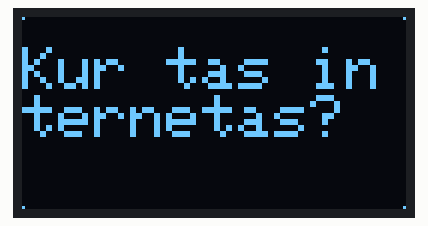
The sketch below on a simulated ESP8266 (NodeMCU). Shown: 128×64 one-colour display. WiFi joins after 1.5 s; servers stay silent unless stated; uploads are accepted with an empty reply; what the sketch prints to the serial monitor is not drawn.

Above: at 0.1 s.
At 2.3 s:
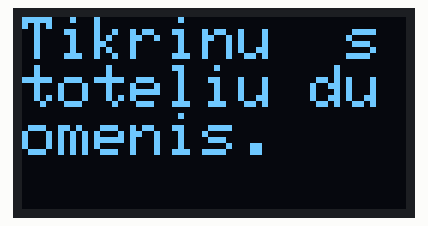
At 4.5 s:
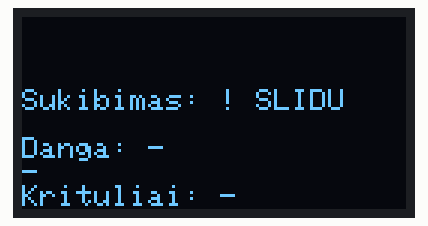

Measured:
- what the display in image 0 shows lasts 2.0 s, from 0.1 s to 2.1 s
- what the display in image 1 shows lasts 2.2 s, from 2.2 s to 4.4 s
- what the display in image 2 shows lasts 5.2 s, from 4.5 s to 9.7 s

The sketch:

road-state.ino
```cpp
#include <Wire.h>
#include <Adafruit_SSD1306.h>
#include <Adafruit_GFX.h>
// OLED display pins: VCC, GND, SCL, SDA

#include <ESP8266WiFi.h>
#include <ESP8266HTTPClient.h>
#include <ArduinoJson.h>

// OLED display TWI address
#define OLED_ADDR   0x3C
Adafruit_SSD1306 display(-1);
#if (SSD1306_LCDHEIGHT != 64)
#error("Height incorrect, please fix Adafruit_SSD1306.h!");
#endif

// WiFi Parameters
const char* ssid = "";
const char* password = "";

void setup() {
  Serial.begin(115200);

  display.begin(SSD1306_SWITCHCAPVCC, OLED_ADDR);
  display.clearDisplay();
  display.display();

  // display a pixel in each corner of the screen
  display.drawPixel(0, 0, WHITE);
  display.drawPixel(127, 0, WHITE);
  display.drawPixel(0, 63, WHITE);
  display.drawPixel(127, 63, WHITE);

  WiFi.begin(ssid, password);
  while (WiFi.status() != WL_CONNECTED) {
      // display a line of text
    display.setTextSize(2);
    display.setTextColor(WHITE);
    display.setCursor(0,10);
    display.print("Kur tas internetas?");
    // update display with all of the above graphics
    display.display();
    delay(1000);
    Serial.println("Connecting...");
  }
  display.clearDisplay();
  display.display();
  display.setCursor(0,10);
  display.println("Radau!");
  display.display();

}

void loop() {
  // Check WiFi Status
  if (WiFi.status() == WL_CONNECTED) {
    display.clearDisplay();
    display.display();
    display.setCursor(0,0);
    display.println("Tikrinu  stoteliu duomenis.");
    display.display();
    delay(2000);

    HTTPClient http;  //Object of class HTTPClient

    // Define device IDs:
    // 1166 = Vilnius
    // 1164 = Didziulio ezeras
    // 308 = Vievis
    // 1208 = Backonys
    // 1181 = Rumsiskes
    // 2709 = Meskinio tiltas
    // 310 = IX Fortas
    // 1262 = Vilijampole
    // 413 = Garliava
    int deviceIDs[] = {1166, 1164, 308, 1208, 1181, 2709, 310, 1262, 413}; // Vilnius - Garliava devices
    int deviceCount = 9;

// Start gathering weather station data
    for (int i = 0; i < deviceCount; i++)
    {
        int id = deviceIDs[i];
        String url = "http://eismoinfo.lt/weather-conditions-retrospective?id=";
        url = url + id;
        url = url + "&number=1";
        Serial.print("URL: ");
        Serial.println(url);
        http.begin(url);
        int httpCode = http.GET();

//Check the returning code
        if (httpCode > 0)
        {
// Parsing
          const size_t bufferSize = JSON_ARRAY_SIZE(1) + JSON_OBJECT_SIZE(19) + 430;
          DynamicJsonBuffer jsonBuffer(bufferSize);
          JsonArray& root = jsonBuffer.parseArray(http.getString());

          JsonObject& root_0 = root[0];
          int id = root_0["id"]; // "2709"
          String surinkimo_data = root_0["surinkimo_data"]; // "2018-11-13 17:52:33"
          String krituliu_tipas = root_0["krituliu_tipas"]; // "N"
          String krituliu_kiekis = root_0["krituliu_kiekis"]; //
          float dangos_temperatura = root_0["dangos_temperatura"]; // "7.1"
          String matomumas = root_0["matomumas"]; // 2000
          String kelio_danga = root_0["kelio_danga"]; // "Drėgna"
          float sukibimo_koeficientas = root_0["sukibimo_koeficientas"]; // "0.81" // "2.7"

  // Map station names
          const char* stotele;
          if (id == 1166)
              stotele = "VILNIUS";
          if (id == 1164)
              stotele = "DIDZIULIS";
          if (id == 308)
              stotele = "VIEVIS";
          if (id == 1208)
              stotele = "BACKONYS";
          if (id == 1181)
              stotele = "RUMSISKES";
          if (id == 2709)
              stotele = "MESKINIS";
          if (id == 310)
              stotele = "IX FORTAS";
          if (id == 1262)
              stotele = "SLABOTKE";
          if (id == 413)
              stotele = "GARLIAVA";

  // Define traction information
          String sukibimas;
          if (isnan(sukibimo_koeficientas))
            sukibimas = "-";
          else
          {
            float sukibimo_koeficientas_toint = sukibimo_koeficientas * 100;
            int sukibimo_koeficientas_int = round(sukibimo_koeficientas_toint);
            if (sukibimo_koeficientas_int > 80)
              sukibimas = " Geras";
            else if (sukibimo_koeficientas_int < 30)
              sukibimas = "! SLIDU";
            else if (sukibimo_koeficientas_int >= 30 && sukibimo_koeficientas_int <= 80)
              sukibimas = String(sukibimo_koeficientas_int);
          }

  // Define road surface state
          if (kelio_danga == "null")
            kelio_danga = "-";
          if (kelio_danga == "Dru0117gna")
            kelio_danga = "Dregna";
          if (kelio_danga == "u0160lapia")
            kelio_danga = "Slapia";

  // Define fall (rain/snow) information
          if (krituliu_tipas == "Nu0117ra" || krituliu_tipas == "N" || krituliu_tipas == "null")
            krituliu_tipas = "-";
          else if (krituliu_tipas == "Ru016bkas")
            krituliu_tipas = "Rukas";

  // Define visibility information
          if (matomumas == "N" || matomumas == "null")
            matomumas = "-";
          else if (matomumas == "2000")
            matomumas = "Geras";
          else
            matomumas = "Matomumas: " + matomumas;

  // Define road surface temperature
          String dangos_temp_str;
          if (isnan(dangos_temperatura))
            dangos_temp_str = "-";
          else
            dangos_temp_str = String(dangos_temperatura);

  // Display all data on the screen:
  //  Station name
          display.clearDisplay();
          display.display();
          display.setTextSize(2);
          display.setTextColor(WHITE);
          display.setCursor(0,0);
          display.println(stotele);
          display.setTextSize(1);
          display.setTextColor(WHITE);
          display.println("");

  //  Traction information
          display.print("Sukibimas: ");
          sukibimas.toUpperCase();
          display.println(sukibimas);
          display.println("");

  // Road surface state
          display.print("Danga: ");
          kelio_danga.toUpperCase();
          display.println(kelio_danga);

  // If visibility < 2000 then display visibility info
          if (matomumas != "Geras")
          {
            matomumas.toUpperCase();
            display.println(matomumas);
            display.print("Krituliai: ");
            krituliu_tipas.toUpperCase();
            display.println(krituliu_tipas);
          }

  // Fall (rain/snow) details, if any
          if (matomumas == "Geras" && krituliu_tipas != "-")
          {
            display.print("Krituliai: ");
            krituliu_tipas.toUpperCase();
            display.println(krituliu_tipas);
            display.println("");
          }
          else
          {
  // Road surface temperature
            display.println("");
            display.print("Dangos temp: ");
            display.println(dangos_temp_str);
            display.println("");
          }
          display.display();

  // Output to serial monitor
          Serial.print("Irenginio ID: ");
          Serial.println(id);
          Serial.print("Irenginys: ");
          Serial.println(stotele);
          Serial.print("Surinkimo data: ");
          Serial.println(surinkimo_data);
          Serial.print("Dangos temp: ");
          Serial.println(dangos_temperatura);
          Serial.print("Krituliu tipas: ");
          Serial.println(krituliu_tipas);
          Serial.print("Krituliu kiekis: ");
          Serial.println(krituliu_kiekis);
          Serial.print("Kelio danga: ");
          Serial.println(kelio_danga);
          Serial.print("Sukibimas: ");
          Serial.println(sukibimo_koeficientas);
        }
        http.end();   //Close connection
        delay(5000);
    } // End reading weather station data

  }
  // Delay between checking again
  delay(10000);
}
```
